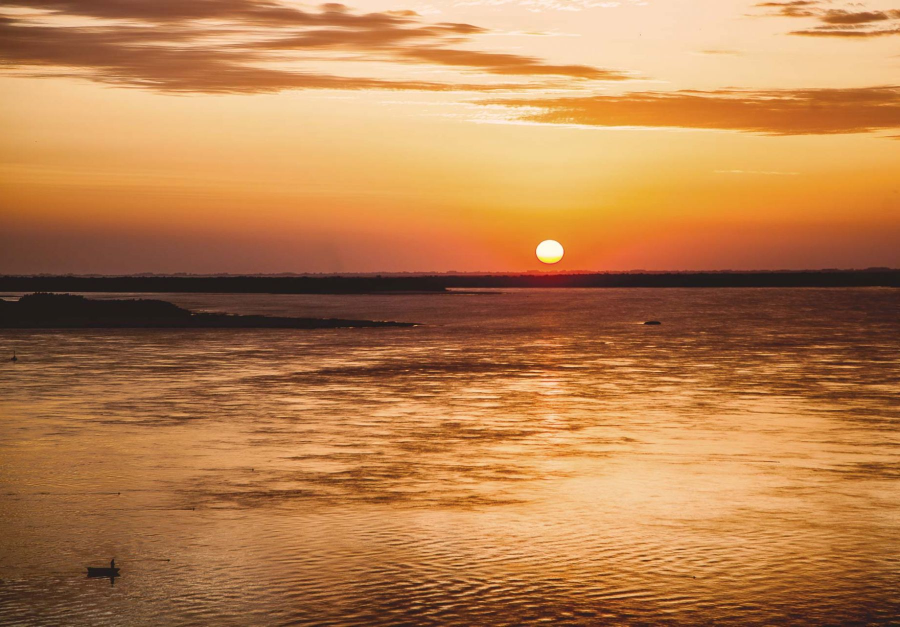
#> input picture apps/landing/src/assets/hero/hero-atardecer.jpg, 1800 x 1253 px, given in place of main.png, which was not available (shown at 1/2 size)
$ python hd_cutouts.py ../../../apps/landing/src/assets/hero ../../../apps/landing/src/assets/hero/hero-isla.jpg ../../../apps/landing/src/assets/hero/hero-isla.jpg ../../../apps/landing/src/assets/hero/hero-isla.jpg
#> lines starting #> are read from the running program, lines starting #| are printed output that depends on the picture; pictures that were not available may be replaced by others from this repository, and a replacement may not be noted
"""Step 3: build HD cutouts, split the sun, emit layers.json + previews.

Usage: hd_cutouts.py <updir> <alphadir> <outdir> <model> [pose ...]
Inputs come from hd_upscale.py (RGB) and hd_alphas.py (raw rembg alpha per model).
"""
import json, sys
from pathlib import Path
import cv2, numpy as np
from PIL import Image
from hd_poses import POSES

UP, ALPHA, OUT, MODEL = (Path(sys.argv[1]), Path(sys.argv[2]), Path(sys.argv[3]), sys.argv[4])
ONLY = set(sys.argv[5:])
PREV = OUT / "_preview"
PREV.mkdir(parents=True, exist_ok=True)
PAD = 4


def ell(k):
    k = max(1, int(round(k)))
    return cv2.getStructuringElement(cv2.MORPH_ELLIPSE, (2 * k + 1, 2 * k + 1))


# [26 lines left out: functions fill_holes, comps, not called in this run]


def soften(b, s):
    a = cv2.erode(b, ell(max(1, s / 4)))
    return cv2.GaussianBlur(a.astype(np.float32) * 255, (0, 0), 0.9 * s / 4).clip(0, 255).astype(np.uint8)


# [16 lines left out: functions decontaminate, find_sun, not called in this run]


def bbox(a):
    ys, xs = np.nonzero(a)
    return int(xs.min()), int(ys.min()), int(xs.max()) + 1, int(ys.max()) + 1


# [28 lines left out: functions to_rgba, wordmark, not called in this run]


_REF = {}


# [40 lines left out: function fix_logo, not called in this run]


def build(name, scale):
#> called with name = 'main', scale = 2
    rgb = np.asarray(Image.open(UP / f"{name}.png").convert("RGB"))
#> rgb is the input picture: shape (1253, 1800, 3); mean R, G, B 183.2, 126.6, 77.1
    if name != "main":
        rgb = fix_logo(rgb, name)
    s = scale
    model_a = np.asarray(Image.open(ALPHA / MODEL / f"{name}.png"))
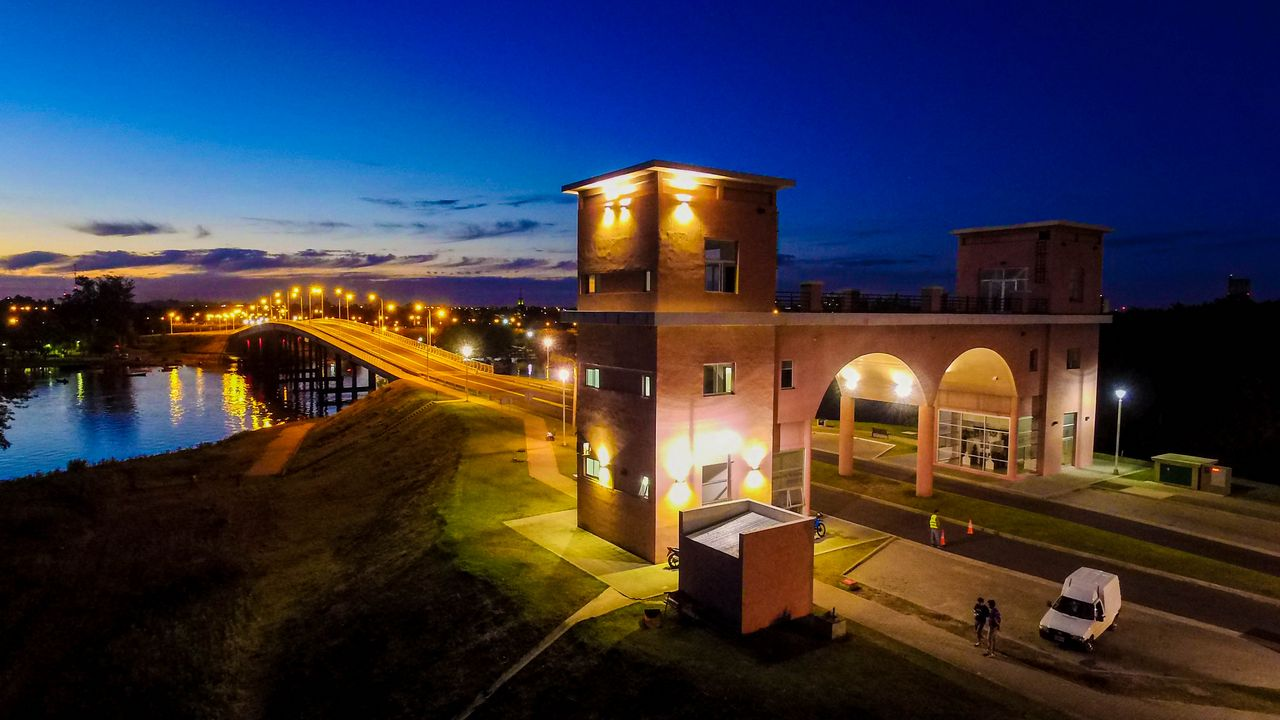
#> input picture apps/landing/src/assets/hero/hero-isla.jpg, 1280 x 720 px, given in place of main.png, which was not available
#> model_a is the input picture: shape (720, 1280, 3); mean R, G, B 57.2, 55.7, 69.5
    sat = cv2.cvtColor(rgb, cv2.COLOR_RGB2HSV)[..., 1].astype(np.int32)
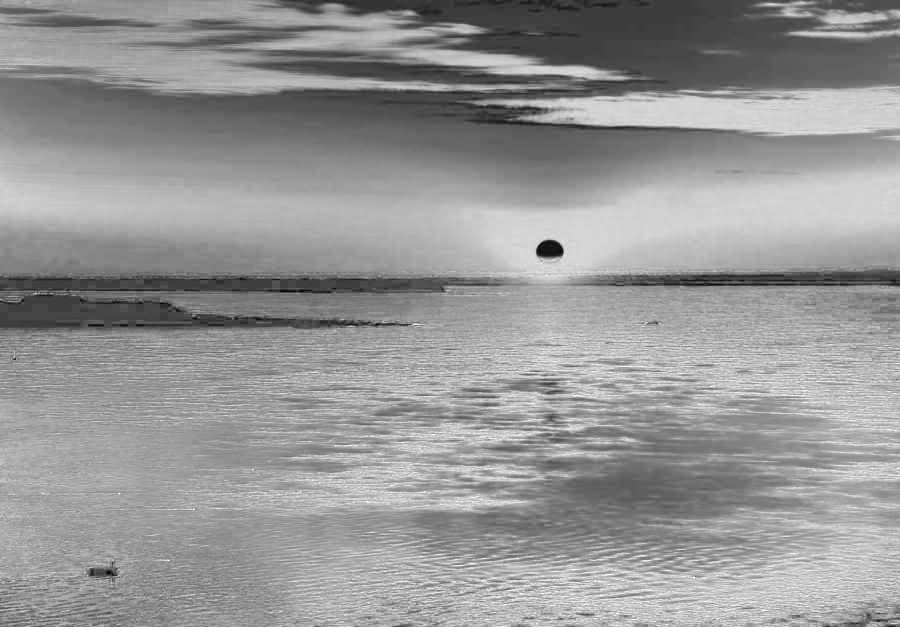
#> sat: shape (1253, 1800) int32 (shown at 1/2 size); min 0, max 255, mean 149.6
    sat_a = np.clip((sat - 40) * 255 // 50, 0, 255).astype(np.uint8)
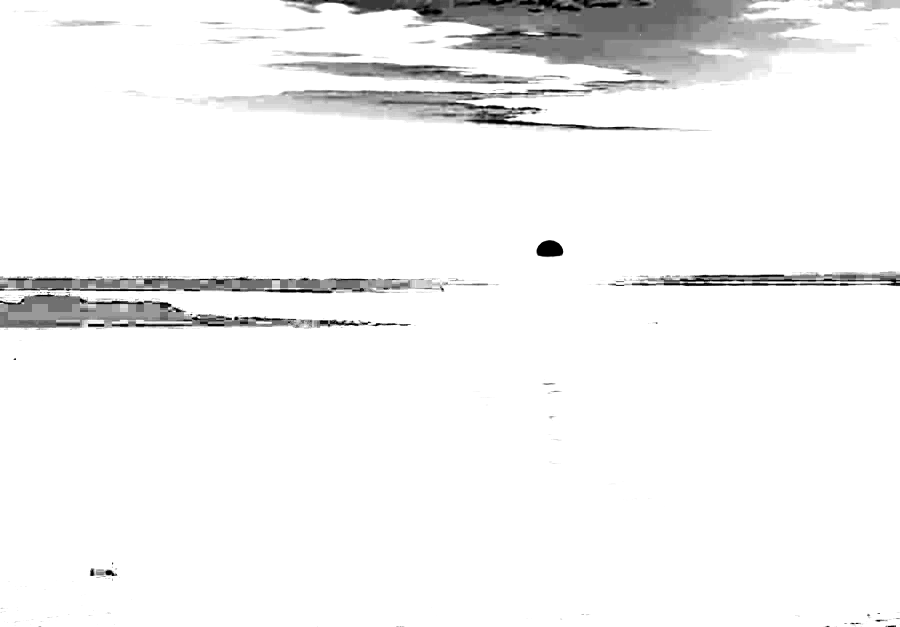
#> sat_a: shape (1253, 1800) (shown at 1/2 size); min 0, max 255, mean 243.5
#> (the run stopped early here; a loop or call above may not have finished)
